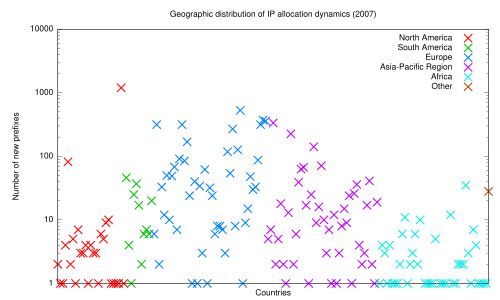

Here is the gnuplot script that generated this plot:
set terminal pdf
#set terminal windows
#set xdata time
#set timefmt "%Y-%m-%d"
#set format x ""
set logscale y
#set key left
set xlabel 'Countries'
set ylabel 'Number of new prefixes'
set title 'Geographic distribution of IP allocation dynamics (2007)'

unset xtics
plot \
	'< grep "North America" ipv4datapercountrywithregions2007.csv'	using 1:($5-$6) title 'North America'			ps 2 lw 3 pt 2, \
	'< grep "South America" ipv4datapercountrywithregions2007.csv'	using 1:($5-$6) title 'South America'			ps 2 lw 3 pt 2, \
	'< grep "Europe" ipv4datapercountrywithregions2007.csv'			using 1:($5-$6) title 'Europe'				ps 2 lw 3 pt 2, \
	'< grep "Asia" ipv4datapercountrywithregions2007.csv'				using 1:($5-$6) title 'Asia-Pacific Region'	ps 2 lw 3 pt 2, \
	'< grep "Africa" ipv4datapercountrywithregions2007.csv'			using 1:($5-$6) title 'Africa'				ps 2 lw 3 pt 2, \
	'< grep "Other" ipv4datapercountrywithregions2007.csv'			using 1:($5-$6) title 'Other'					ps 2 lw 3 pt 2
